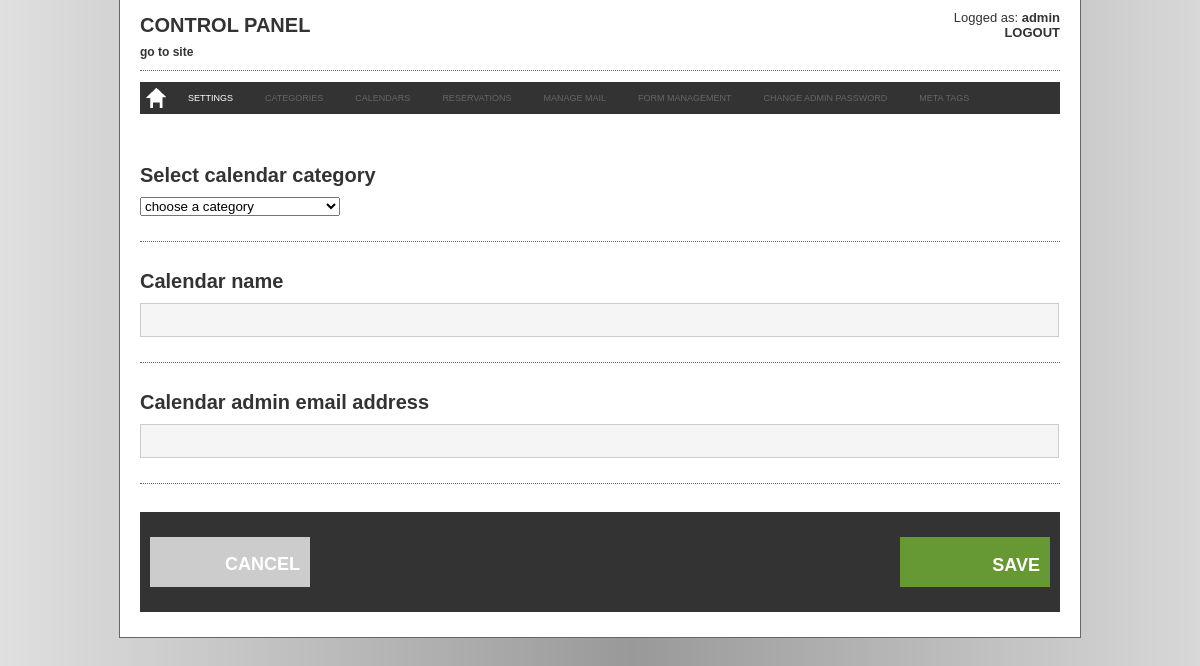
/admin/new_calendar.php (signed in), run on the app's committed database.
### tables this page shows
CREATE TABLE `booking_texts` (
  `text_id` int(11) unsigned NOT NULL AUTO_INCREMENT,
  `page_id` int(11) NOT NULL,
  `text_label` varchar(255) NOT NULL DEFAULT '',
  `text_value` text NOT NULL,
  PRIMARY KEY (`text_id`)
);

### admin/common.php (called while the page is built, shortened)
<?php
include_once dirname(__FILE__).'/class/settings.class.php';
$settingObj = new setting();
include_once dirname(__FILE__).'/class/calendar.class.php';
include_once dirname(__FILE__).'/class/lang.class.php';
$calendarObj = new calendar();
$langObj = new lang();
?>

### admin/class/lang.class.php (called while the page is built, shortened)
<?php
class lang {
	private function doLanguageQuery($label) {
		$languageQry = mysql_query("SELECT * FROM booking_texts WHERE text_label='".mysql_real_escape_string($label)."'");
		return stripslashes(mysql_result($languageQry,0,'text_value'));
	}
	public function getLabel($label) {
		return lang::doLanguageQuery($label);
	}
}
?>

### admin/class/settings.class.php (called while the page is built, shortened)
<?php
class setting {
	private function doSettingQuery($setting) {
		$settingQry = mysql_query("SELECT * FROM booking_config WHERE config_name='".mysql_real_escape_string($setting)."'");
		return mysql_result($settingQry,0,'config_value');
	}
	public function getReservationConfirmationMode() {
		return setting::doSettingQuery('reservation_confirmation_mode');
	}
	public function getSiteDomain() {
		return setting::doSettingQuery('site_domain');
	}
}
?>

### admin/class/calendar.class.php (called while the page is built, shortened)
<?php
class calendar {
	private static $calendarQry;
	public function setCalendar($id) {
		$calendarQry = mysql_query("SELECT * FROM booking_calendars WHERE calendar_id = '".mysql_real_escape_string($id)."'");
		$calendarRow = mysql_fetch_array($calendarQry);
		calendar::$calendarQry = $calendarRow;
	}
	public function getCalendarTitle() {
		return stripslashes(calendar::$calendarQry["calendar_title"]);
	}
	public function getCalendarEmail() {
		return stripslashes(calendar::$calendarQry["calendar_email"]);
	}
}
?>

### admin/new_calendar.php (the view, shortened to what this page needs)
<?php
include 'common.php';
	?>
    <?php
$calendarObj->setCalendar($_GET["calendar_id"]);
include 'include/header.php';
?>
<div id="top_bg_container_all">
    <div id="container_all">
        <div id="container_content">
        <?php
        include 'include/menu.php';
        ?>
        <div id="form_container">
        <form name="addcalendar" action="" method="post" onsubmit="return checkData(this);" style="display:inline;">
          	<div id="label_input">
                <div class="label_title"><label for="category_id"><?php echo $langObj->getLabel("NEW_CALENDAR_CATEGORY_LABEL"); ?></label></div>
            </div>
            <div id="input_box">
                <select name="category_id" id="category_id">
                    <option value="0"><?php echo $langObj->getLabel("NEW_CALENDAR_CHOOSE_CATEGORY"); ?></option>
                </select>
            </div>
            <div id="rowspace"></div>
            <div id="rowline"></div>
            <div id="rowspace"></div>
            <div id="label_input">
                <div class="label_title"><label for="calendar_title"><?php echo $langObj->getLabel("NEW_CALENDAR_NAME_LABEL"); ?></label></div>
            </div>
            <div id="input_box">
                <input type="text" name="calendar_title" class="long_input_box" value="<?php echo $calendarObj->getCalendarTitle(); ?>" />
            </div>
            <div id="rowspace"></div>
            <div id="rowline"></div>
            <div id="rowspace"></div>
            <div id="label_input">
                <div class="label_title"><label for="calendar_email"><?php echo $langObj->getLabel("NEW_CALENDAR_EMAIL_LABEL"); ?></label></div>
            </div>
            <div id="input_box">
                <input type="text" name="calendar_email" class="long_input_box" value="<?php echo $calendarObj->getCalendarEmail(); ?>" />
            </div>
            <div id="rowspace"></div>
            <div id="rowline"></div>
            <div id="rowspace"></div>
            <div class="bridge_buttons_container">
                <div ><a href="javascript:document.location.href='calendars.php';" class="cancel_button"><?php echo $langObj->getLabel("NEW_CALENDAR_CANCEL_BUTTON"); ?></a></div>
                <div style="margin-left:750px"><input type="submit" id="apply_button" name="saveunpublish" value="<?php echo $langObj->getLabel("NEW_CALENDAR_SAVE_BUTTON"); ?>"></div>
            </div>
            <div id="rowspace"></div>
            </form>
         </div>
		</div>
	</div>
</div>
<?php
include 'include/footer.php';
?>

### admin/include/menu.php (shortened to what this page needs)
<div id="header_container">
	<?php
    if(isset($_SESSION["admin_id"]) && $_SESSION["admin_id"] != 0) {
	?>
        <div class="header_left">
            <div class="header_title"><h1><?php echo $langObj->getLabel("MENU_CONTROL_PANEL_TITLE"); ?></h1></div>
            <div class="link_website"><a href="../" target="_blank"><?php echo $langObj->getLabel("MENU_GO_TO_SITE"); ?></a></div>
        </div>
        <div class="header_identity_container">
            <div class="header_identity"><?php echo $langObj->getLabel("MENU_LOGGED_AS"); ?> <strong><?php echo $_SESSION["admin_name"]?></strong></div>
            <div class="header_logout"><strong><a href="logout.php"><?php echo $langObj->getLabel("MENU_LOGOUT"); ?></a></strong></div>
        </div>
        <div class="line_dotted"></div>
    <?php
	}
	?>
</div>
<div id="menu_container">
    <div id="menu">
    <ul>
        <?php
        if(isset($_SESSION["admin_id"]) && $_SESSION["admin_id"] != 0) {
		?>
        	<li><a href="welcome.php" class="home_button"></a></li>
            <?php
			if($settingObj->getReservationConfirmationMode() == 0 && $settingObj->getSiteDomain() == '') {
				?>
                <li><a href="configuration.php" <?php if(stristr($_SERVER["SCRIPT_NAME"],"configuration.php")) { echo "style='background-color: #666;'"; }?>><?php echo $langObj->getLabel("MENU_SETTINGS"); ?></a></li>
                <li><a href="#" style='color: #666;'><?php echo $langObj->getLabel("MENU_CATEGORIES"); ?></a></li>
                <li><a href="#" style='color: #666;'><?php echo $langObj->getLabel("MENU_CALENDARS"); ?></a></li>
				<li><a href="#" style='color: #666;'><?php echo $langObj->getLabel("MENU_RESERVATIONS"); ?></a></li>
                <li><a href="#" style='color: #666;'><?php echo $langObj->getLabel("MENU_MANAGE_MAIL"); ?></a></li>
				<li><a href="#" style='color: #666;'><?php echo $langObj->getLabel("MENU_FORM_MANAGEMENT"); ?></a></li>
				<li><a href="#" style='color: #666;'><?php echo $langObj->getLabel("MENU_CHANGE_ADMIN_PASSWORD"); ?></a></li>
                <li><a href="#" style='color: #666;'><?php echo $langObj->getLabel("MENU_META_TAGS"); ?></a></li>
				<?php
			}
			?>
        <?php
		}
		?>
    </ul>
   </div>
</div>

### admin/css/style.css (style rules this page uses)
body { background: url(../images/bg.png) top center repeat-y; padding: 0px; margin: 0px; font-family:Arial, Helvetica, sans-serif; font-size:12px; color:#333; }
h1 { font-size: 20px; font-weight: bold; margin: 0px; padding: 0px; }
#top_bg_container_all { padding: 0px; margin: 0px; height: 73px; }
#container_all { width: 960px; border: 1px solid #666; border-top: none; margin-left: auto; margin-right: auto; background: #fff; }
#container_content { width: 920px; margin-left: auto; margin-right: auto; }
.header_left { float: left; }
.header_title { width: 500px; height: 35px; line-height: 50px; }
.link_website { height: 20px; padding: 10px 0 5px; font-weight: bold; }
.link_website a { color: #333; text-decoration: none; font-weight: bold; }
.header_identity_container { float: right; text-align: right; font-size: 13px; }
.header_identity { margin-top: 10px; }
.header_logout a { text-decoration: none; color: #333; }
.line_dotted { width: 920px; height: 1px; border-top: 1px dotted #666666; }
#menu_container { width: 920px; height: 32px; margin-top: 10px; margin-left: auto; margin-right: auto; background: #333; z-index: 100; }
#menu { padding:0; margin:0; }
#menu ul { padding:0; margin:0; }
#menu li { position: relative; float: left; list-style: none; margin: 0; padding:0; font-size:9px; }
#menu li a { height: 32px; display: block; padding: 0 16px; text-decoration:none; text-align: center; line-height: 32px; background-color: #333; color: #fff; cursor: pointer; }
.home_button { height: 32px; background-image: url(../images/buttons/home.png); background-position: top left; }
#form_container { margin-top:50px; width:920px; }
.label_title { font-size: 20px; font-weight: bold; }
#input_box { margin-top: 10px; }
#input_box select { width: 200px; }
#rowspace { clear: both; height:25px; }
#rowline { height:3px; width:920px; border-top: 1px dotted #666; }
.long_input_box { width: 910px; height: 30px; line-height: 30px; padding-left: 5px; border: 1px solid #ccc; background-color: #F5F5F5; font-size: 13px; }
.bridge_buttons_container { width: 920px; height: 100px; background-color: #333; }
.cancel_button { background-color:#CCC; line-height: 54px; text-align: right; padding-right: 10px; display: block; font-weight: bold; font-size: 18px; text-decoration: none; border: none; cursor: pointer; float: left; width: 150px; height: 50px; margin-top: 25px; margin-left: 10px; color:#FFF; }
#apply_button { float: left; width: 150px; height: 50px; line-height: 54px; text-align: right; padding-right: 10px; display: block; font-weight: bold; font-size: 18px; text-decoration: none; border: none; margin-top: 25px; margin-left: 10px; background-color: #693; color:#FFF; }

### data on the page
booking_texts: text_value "CONTROL PANEL"
booking_texts: text_value "go to site"
booking_texts: text_value "Logged as:"
booking_texts: text_value "LOGOUT"
booking_texts: text_value "SETTINGS"
booking_texts: text_value "CATEGORIES"
booking_texts: text_value "CALENDARS"
booking_texts: text_value "RESERVATIONS"
booking_texts: text_value "MANAGE MAIL"
booking_texts: text_value "FORM MANAGEMENT"
booking_texts: text_value "CHANGE ADMIN PASSWORD"
booking_texts: text_value "META TAGS"
booking_texts: text_value "Select calendar category"
booking_texts: category_id "choose a category"
booking_texts: text_value "Calendar name"
booking_texts: text_value "Calendar admin email address"
booking_texts: text_value "CANCEL"
booking_texts: saveunpublish "SAVE"

### other printed values
$_SESSION["admin_name"] "admin"
